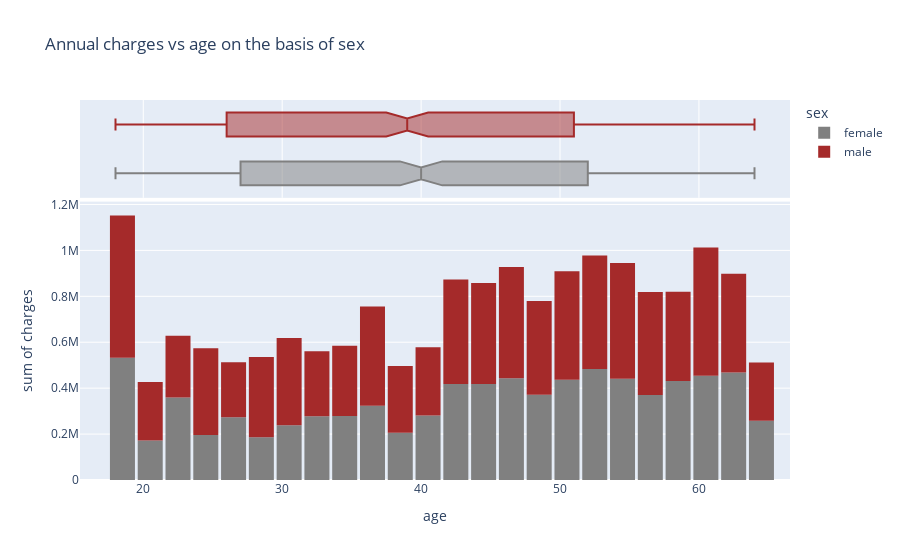

Here is the notebook cell this chart was saved with:
### Code cell
fig  = px.histogram(medical_df,
                   x = 'age',
                   y = 'charges',
                   color = 'sex',
                   marginal = 'box',
                   color_discrete_sequence= ['grey','brown'],
                   title = 'Annual charges vs age on the basis of sex'
                   )

fig.update_layout(bargap = 0.1)

### Figure 1 — Plotly figure (JSON) as saved in the notebook; plotly's stock layout.template omitted (floating-point values rounded to 4 significant figures; data arrays with more than 128 entries replaced by an {"elided": "..."} marker saying what was removed)
{"data": [{"alignmentgroup": "True", "bingroup": "x", "histfunc": "sum", "hovertemplate": "sex=female<br>age=%{x}<br>sum of charges=%{y}<extra></extra>", "legendgroup": "female", "marker": {"color": "grey", "pattern": {"shape": ""}}, "name": "female", "offsetgroup": "female", "orientation": "v", "showlegend": true, "type": "histogram", "x": {"elided": "662 int values"}, "xaxis": "x", "y": {"elided": "662 float values"}, "yaxis": "y"}, {"alignmentgroup": "True", "hovertemplate": "sex=female<br>age=%{x}<extra></extra>", "legendgroup": "female", "marker": {"color": "grey"}, "name": "female", "notched": true, "offsetgroup": "female", "showlegend": false, "type": "box", "x": {"elided": "662 int values"}, "xaxis": "x2", "yaxis": "y2"}, {"alignmentgroup": "True", "bingroup": "x", "histfunc": "sum", "hovertemplate": "sex=male<br>age=%{x}<br>sum of charges=%{y}<extra></extra>", "legendgroup": "male", "marker": {"color": "brown", "pattern": {"shape": ""}}, "name": "male", "offsetgroup": "male", "orientation": "v", "showlegend": true, "type": "histogram", "x": {"elided": "676 int values"}, "xaxis": "x", "y": {"elided": "676 float values"}, "yaxis": "y"}, {"alignmentgroup": "True", "hovertemplate": "sex=male<br>age=%{x}<extra></extra>", "legendgroup": "male", "marker": {"color": "brown"}, "name": "male", "notched": true, "offsetgroup": "male", "showlegend": false, "type": "box", "x": {"elided": "676 int values"}, "xaxis": "x2", "yaxis": "y2"}], "layout": {"bargap": 0.1, "barmode": "relative", "legend": {"title": {"text": "sex"}, "tracegroupgap": 0}, "title": {"text": "Annual charges vs age on the basis of sex"}, "xaxis": {"anchor": "y", "domain": [0, 1], "title": {"text": "age"}}, "xaxis2": {"anchor": "y2", "domain": [0, 1], "matches": "x", "showgrid": true, "showticklabels": false}, "yaxis": {"anchor": "x", "domain": [0, 0.7326], "title": {"text": "sum of charges"}}, "yaxis2": {"anchor": "x2", "domain": [0.7426, 1], "matches": "y2", "showgrid": false, "showline": false, "showticklabels": false, "ticks": ""}}}
